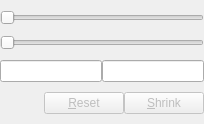
<?xml version="1.0" encoding="UTF-8"?>
<ui version="4.0">
 <author>GOU Lingfeng</author>
 <class>gapr::range_widget</class>
 <widget class="QWidget" name="gapr::range_widget">
  <property name="geometry">
   <rect>
    <x>0</x>
    <y>0</y>
    <width>204</width>
    <height>124</height>
   </rect>
  </property>
  <layout class="QVBoxLayout" name="verticalLayout">
   <property name="spacing">
    <number>0</number>
   </property>
   <property name="leftMargin">
    <number>0</number>
   </property>
   <property name="topMargin">
    <number>0</number>
   </property>
   <property name="rightMargin">
    <number>0</number>
   </property>
   <property name="bottomMargin">
    <number>0</number>
   </property>
   <item>
    <widget class="QSlider" name="slider1">
     <property name="orientation">
      <enum>Qt::Horizontal</enum>
     </property>
    </widget>
   </item>
   <item>
    <widget class="QSlider" name="slider0">
     <property name="orientation">
      <enum>Qt::Horizontal</enum>
     </property>
    </widget>
   </item>
   <item>
    <layout class="QHBoxLayout" name="horizontalLayout_3">
     <item>
      <widget class="QLineEdit" name="line0">
       <property name="alignment">
        <set>Qt::AlignRight|Qt::AlignTrailing|Qt::AlignVCenter</set>
       </property>
      </widget>
     </item>
     <item>
      <widget class="QLineEdit" name="line1">
       <property name="alignment">
        <set>Qt::AlignRight|Qt::AlignTrailing|Qt::AlignVCenter</set>
       </property>
      </widget>
     </item>
    </layout>
   </item>
   <item>
    <layout class="QHBoxLayout" name="horizontalLayout">
     <item>
      <spacer name="horizontalSpacer">
       <property name="orientation">
        <enum>Qt::Horizontal</enum>
       </property>
       <property name="sizeHint" stdset="0">
        <size>
         <width>20</width>
         <height>20</height>
        </size>
       </property>
      </spacer>
     </item>
     <item>
      <widget class="QPushButton" name="reset">
       <property name="enabled">
        <bool>false</bool>
       </property>
       <property name="toolTip">
        <string>Reset the range to [0, 1].</string>
       </property>
       <property name="text">
        <string>&amp;Reset</string>
       </property>
      </widget>
     </item>
     <item>
      <widget class="QPushButton" name="shrink">
       <property name="enabled">
        <bool>false</bool>
       </property>
       <property name="toolTip">
        <string>Set the limits to the current range.</string>
       </property>
       <property name="text">
        <string>&amp;Shrink</string>
       </property>
      </widget>
     </item>
    </layout>
   </item>
  </layout>
 </widget>
 <resources/>
 <connections/>
</ui>
